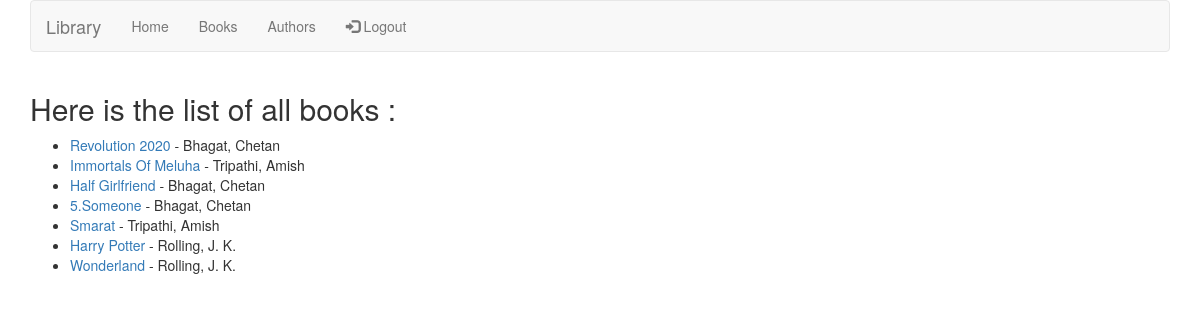
The app's page /books (signed in) with its own data.
### catalog/models.py (models this page shows, shortened)
class Book(models.Model):
    title = models.CharField(max_length=200)
    author = models.ForeignKey('Author', on_delete=models.SET_NULL, null=True)
    summary = models.TextField(max_length=1000, help_text='Enter a brief description of the book')
    isbn = models.CharField('ISBN', max_length=13, help_text='13 Character <a href="https://www.isbn-international.org/content/what-isbn">ISBN number</a>')
    genre = models.ManyToManyField(Genre, help_text='Select a genre for this book')
    language = models.ForeignKey('Language',null=True,on_delete=models.SET_NULL)
    def __str__(self):
        return self.title

class Author(models.Model):
    first_name = models.CharField(max_length=100)
    last_name = models.CharField(max_length=100)
    date_of_birth = models.DateField(null=True, blank=True)
    date_of_death = models.DateField('Died', null=True, blank=True)
    class Meta:
        ordering = ['last_name', 'first_name']
    def __str__(self):
        return f'{self.last_name}, {self.first_name}'

### catalog/views.py (the view)
# urls.py: path('books',views.BookListView.as_view(),name='books_list'),
class BookListView(LoginRequiredMixin,ListView):
    login_url = '/login'
    model = Book
    template_name = 'book_list.html'

### catalog/templates/book_list.html
{% extends 'base.html' %}
{% block body_block %}
<h2>Here is the list of all books :</h2>
{% if book_list %}
    <ul>
    {% for book in book_list %}
        <li> <a href='{% url "catalog:book_detail" book.id %}'> {{book}} </a>- {{book.author}} </li>
    {% endfor %}
    </ul>
{% else  %}
    <p> There is no book in the library </p>
{% endif %}
{% endblock %}

### catalog/templates/base.html (shortened to what this page needs)
<!DOCTYPE html>
<html lang="">
    <head>
        <link href="https://maxcdn.bootstrapcdn.com/bootstrap/3.3.7/css/bootstrap.min.css" rel="stylesheet">
    </head>
    <body>
        <div class="container">
            <nav class="navbar navbar-default" role="navigation">
                <div class="navbar-header">
                    <a class="navbar-brand" href="#">Library</a>
                </div>
                <div class="collapse navbar-collapse navbar-ex1-collapse">
                    <ul class="nav navbar-nav">
                        <li ><a href='{% url "catalog:index" %}'>Home</a></li>
                        <li><a href="{% url 'catalog:books_list'%}">Books</a></li>
                        <li><a href="{% url 'catalog:author_list'%}">Authors</a></li>
                        <div class="nav navbar-nav navbar-right">
                          <li><a href='{% url "catalog:logout" %}'><span class="glyphicon glyphicon-log-in"></span> Logout</a></li>
                        </div>
                    </ul>
                </div>
            </nav>
        </div>
        <div class="container">
            {% block body_block %}
            {% endblock %}
        </div>
    </body>
</html>

### records on screen
Book: title "Revolution 2020", author "Bhagat, Chetan"
Book: title "Immortals Of Meluha", author "Tripathi, Amish"
Book: title "Half Girlfriend", author "Bhagat, Chetan"
Book: title "5.Someone", author "Bhagat, Chetan"
Book: title "Smarat", author "Tripathi, Amish"
Book: title "Harry Potter", author "Rolling, J. K."
Book: title "Wonderland", author "Rolling, J. K."
